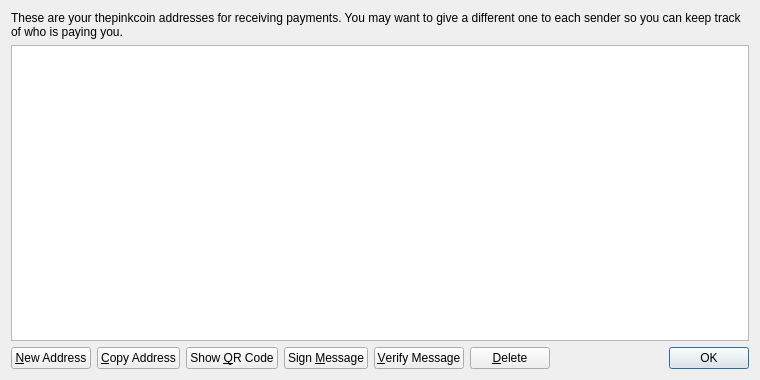
<?xml version="1.0" encoding="UTF-8"?>
<ui version="4.0">
 <class>AddressBookPage</class>
 <widget class="QWidget" name="AddressBookPage">
  <property name="geometry">
   <rect>
    <x>0</x>
    <y>0</y>
    <width>760</width>
    <height>380</height>
   </rect>
  </property>
  <property name="windowTitle">
   <string>Address Book</string>
  </property>
  <layout class="QVBoxLayout" name="verticalLayout">
   <item>
    <widget class="QLabel" name="labelExplanation">
     <property name="text">
      <string>These are your thepinkcoin addresses for receiving payments. You may want to give a different one to each sender so you can keep track of who is paying you.</string>
     </property>
     <property name="textFormat">
      <enum>Qt::PlainText</enum>
     </property>
     <property name="wordWrap">
      <bool>true</bool>
     </property>
    </widget>
   </item>
   <item>
    <widget class="QTableView" name="tableView">
     <property name="contextMenuPolicy">
      <enum>Qt::CustomContextMenu</enum>
     </property>
     <property name="toolTip">
      <string>Double-click to edit address or label</string>
     </property>
     <property name="tabKeyNavigation">
      <bool>false</bool>
     </property>
     <property name="alternatingRowColors">
      <bool>true</bool>
     </property>
     <property name="selectionMode">
      <enum>QAbstractItemView::SingleSelection</enum>
     </property>
     <property name="selectionBehavior">
      <enum>QAbstractItemView::SelectRows</enum>
     </property>
     <property name="sortingEnabled">
      <bool>true</bool>
     </property>
     <attribute name="verticalHeaderVisible">
      <bool>false</bool>
     </attribute>
    </widget>
   </item>
   <item>
    <layout class="QHBoxLayout" name="horizontalLayout">
     <item>
      <widget class="QPushButton" name="newAddressButton">
       <property name="toolTip">
        <string>Create a new address</string>
       </property>
       <property name="text">
        <string>&amp;New Address</string>
       </property>
       <property name="icon">
        <iconset resource="../bitcoin.qrc">
         <normaloff>:/icons/add</normaloff>:/icons/add</iconset>
       </property>
      </widget>
     </item>
     <item>
      <widget class="QPushButton" name="copyToClipboard">
       <property name="toolTip">
        <string>Copy the currently selected address to the system clipboard</string>
       </property>
       <property name="text">
        <string>&amp;Copy Address</string>
       </property>
       <property name="icon">
        <iconset resource="../bitcoin.qrc">
         <normaloff>:/icons/editcopy</normaloff>:/icons/editcopy</iconset>
       </property>
      </widget>
     </item>
     <item>
      <widget class="QPushButton" name="showQRCode">
       <property name="text">
        <string>Show &amp;QR Code</string>
       </property>
       <property name="icon">
        <iconset resource="../bitcoin.qrc">
         <normaloff>:/icons/qrcode</normaloff>:/icons/qrcode</iconset>
       </property>
      </widget>
     </item>
     <item>
      <widget class="QPushButton" name="signMessage">
       <property name="toolTip">
        <string>Sign a message to prove you own a thepinkcoin address</string>
       </property>
       <property name="text">
        <string>Sign &amp;Message</string>
       </property>
       <property name="icon">
        <iconset resource="../bitcoin.qrc">
         <normaloff>:/icons/edit</normaloff>:/icons/edit</iconset>
       </property>
      </widget>
     </item>
     <item>
      <widget class="QPushButton" name="verifyMessage">
       <property name="toolTip">
        <string>Verify a message to ensure it was signed with a specified thepinkcoin address</string>
       </property>
       <property name="text">
        <string>&amp;Verify Message</string>
       </property>
       <property name="icon">
        <iconset resource="../bitcoin.qrc">
         <normaloff>:/icons/transaction_0</normaloff>:/icons/transaction_0</iconset>
       </property>
      </widget>
     </item>
     <item>
      <widget class="QPushButton" name="deleteButton">
       <property name="toolTip">
        <string>Delete the currently selected address from the list</string>
       </property>
       <property name="text">
        <string>&amp;Delete</string>
       </property>
       <property name="icon">
        <iconset resource="../bitcoin.qrc">
         <normaloff>:/icons/remove</normaloff>:/icons/remove</iconset>
       </property>
      </widget>
     </item>
     <item>
      <spacer name="horizontalSpacer">
       <property name="orientation">
        <enum>Qt::Horizontal</enum>
       </property>
       <property name="sizeHint" stdset="0">
        <size>
         <width>40</width>
         <height>20</height>
        </size>
       </property>
      </spacer>
     </item>
     <item>
      <widget class="QDialogButtonBox" name="buttonBox">
       <property name="sizePolicy">
        <sizepolicy hsizetype="Maximum" vsizetype="Fixed">
         <horstretch>0</horstretch>
         <verstretch>0</verstretch>
        </sizepolicy>
       </property>
       <property name="standardButtons">
        <set>QDialogButtonBox::Ok</set>
       </property>
      </widget>
     </item>
    </layout>
   </item>
  </layout>
 </widget>
 <resources>
  <include location="../bitcoin.qrc"/>
 </resources>
 <connections/>
</ui>
